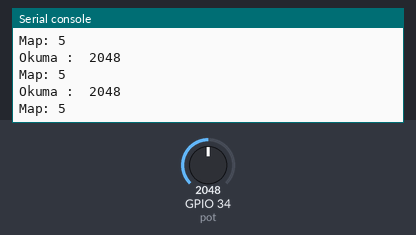
Bench run of a program on a simulated ESP32 board running MicroPython. Shown: the last lines printed to the serial console. The test bench sets the inputs (shaded band); at power-on: GPIO 34 (pot) = 2048 (analog values on the 0–4095 scale).

Above: at 1.2 s.
1.3 s: GPIO 34 (pot) set to 2866
At 1.9 s:
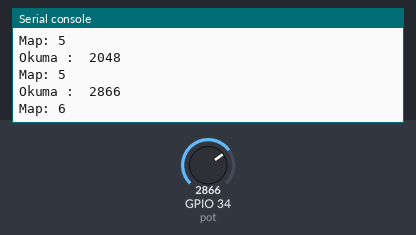
2.8 s: GPIO 34 (pot) set to 3603
At 3.4 s:
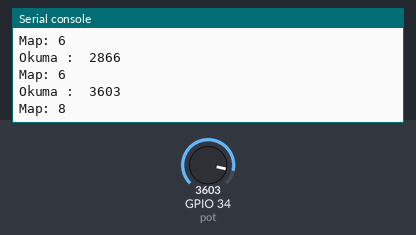
Timing chart, 0 to 5.8 s (numbered marks = the images above; inputs shaded):
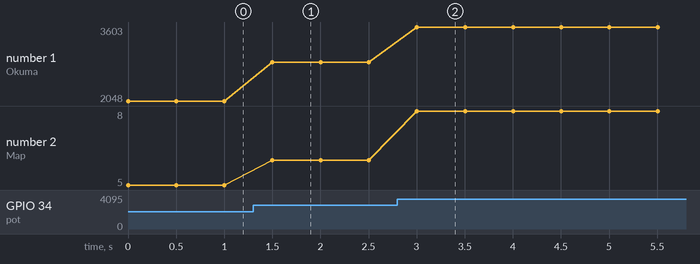

The program:

bolum2_u24_adcmap.py
```python
from machine import *
import time
def map(x, in_min, in_max, out_min, out_max):
    return (x - in_min) * (out_max - out_min) / (in_max - in_min) + out_min


pot = ADC(Pin(34))
pot.atten(ADC.ATTN_11DB)
while True:
    pot_value = pot.read()
    print("Okuma : ", pot_value)
    print("Map:", int(map(pot_value, 0, 4095, 0, 10)))
    # 0-4095 arası değeri 0-10 arası değere dönüştür
    time.sleep_ms(500)
```

Measured:
- after the input at 1.3 s, the serial console: prints a new line after 0.20 s (image 1)
- after the input at 2.8 s, the serial console: prints a new line after 0.20 s (image 2)
- plotted number 1: 2048 → 2866 after the input at 1.3 s, 2866 → 3603 after the input at 2.8 s
- plotted number 2: 5 → 6 after the input at 1.3 s, 6 → 8 after the input at 2.8 s
